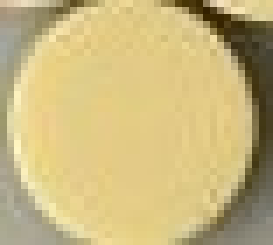
#> input picture piece.jpg, 39 x 35 px (shown 7 times larger)
$ python templateMatching.py
#> lines starting #> are read from the running program, lines starting #| are printed output that depends on the picture; after the words box and inside, x2 and y2 are one past the last pixel; in counts of white or black regions, pixels touching at a corner belong together
"""
FullName: Lyeros Konstantinos
Lab: Trith 18:00-20:00
Academic Email: cse47429@uniwa.gr
AM: 71347429
"""

import cv2
import numpy as np
import random


# function to illustrate the production of random noise


def randNoise(prob, img):
    ns = np.zeros(img.shape, np.uint8)
    for i in range(img.shape[0]):
        for j in range(img.shape[1]):
            rnd1 = random.random()
            rnd2 = random.random()
            ns[i][j] = img[i][j] + prob * rnd1 * img[i][j] - prob * rnd2 * img[i][j]
    return ns

# function to illustrate template matching


def templateMatching(img, temp):
    img_gray = cv2.cvtColor(img, cv2.COLOR_BGR2GRAY)
    w, h = temp.shape[::-1]
    # run the template matching
    res = cv2.matchTemplate(img_gray, template, cv2.TM_CCOEFF_NORMED)
    threshold = 0.72
    loc = np.where(res >= threshold)
    # mark the corresponding location(s)
    for pt in zip(*loc[::-1]):
        cv2.rectangle(img, pt, (pt[0] + w, pt[1] + h), (0, 255, 255), 2)
    return img

# read the template image


template = cv2.imread('piece.jpg', 0)
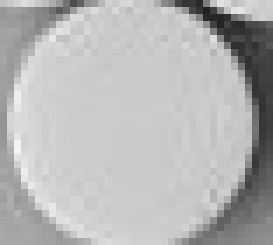
#> template: shape (35, 39) (shown 7 times larger); min 33, max 244, mean 181.6

# execute template matching for given noise probabilities
for prb in [0, 0.1, 0.15, 0.2]:
    # load the template image we look for
    image = cv2.imread('pieces.jpg')
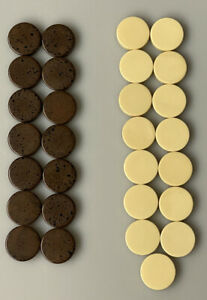
#> input picture pieces.jpg, 207 x 300 px
#> image is the input picture: shape (300, 207, 3); mean B, G, R 112.3, 141.2, 151
    noise = randNoise(prb, image)
    match = templateMatching(noise, template)
#> in templateMatching, `res = cv2.matchTemplate(img_gray, template, cv2.TM_CCOEFF_NORMED)`:
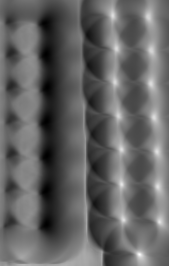
#> res: shape (266, 169) float32; min -0.726, max 0.998, mean -0.0531; drawn with min black and max white
#> in templateMatching, `loc = np.where(res >= threshold)`: loc = 75 positions, rows 14 to 256, columns 112 to 160
#> the loop in templateMatching, `for pt in zip(*loc[::-1]):` made 75 passes
#> pt on passes 1 to 12: (112, 14), (113, 14), (112, 15), (113, 15), (112, 16), (113, 16), (116, 48), (116, 49), (114, 82), (115, 82), (150, 82), (151, 82)
#> after the loop in templateMatching, `for pt in zip(*loc[::-1]):`:
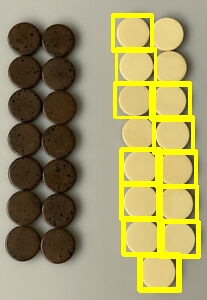
#> img: shape (300, 207, 3); 10.1% of pixels changed, all inside (x1, y1, x2, y2) = (111, 13, 201, 293)
    cv2.namedWindow('Template matching with ' + str(prb * 100) + '% noise.', cv2.WINDOW_NORMAL)
    cv2.imshow('Template matching with ' + str(prb * 100) + '% noise.', match)
    cv2.resizeWindow('Template matching with ' + str(prb * 100) + '% noise.', 480, 360)
    cv2.waitKey(0)


# repeat with gaussian filter
for prb in [0.1, 0.15, 0.2]:
    # load the template image we look for
    image = cv2.imread('pieces.jpg')
    noise = randNoise(prb, image)
    blur = cv2.GaussianBlur(noise, (5, 5), 0)
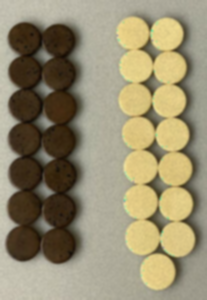
#> blur: shape (300, 207, 3); mean B, G, R 111.8, 140.7, 150.1
    match = templateMatching(blur, template)
#> in templateMatching (call 5), `img_gray = cv2.cvtColor(img, cv2.COLOR_BGR2GRAY)`:
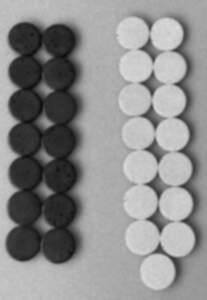
#> img_gray: shape (300, 207); min 13, max 219, mean 140.2
#> after the loop in templateMatching (call 5), `for pt in zip(*loc[::-1]):`:
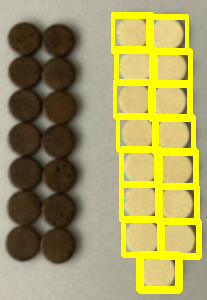
#> img: shape (300, 207, 3); 14.35% of pixels changed, all inside (x1, y1, x2, y2) = (111, 12, 202, 294)
    cv2.namedWindow('Template matching with ' + str(prb * 100) + '% noise and Gaussian Blur.', cv2.WINDOW_NORMAL)
    cv2.imshow('Template matching with ' + str(prb * 100) + '% noise and Gaussian Blur.', match)
    cv2.resizeWindow('Template matching with ' + str(prb * 100) + '% noise and Gaussian Blur.', 480, 360)
    cv2.waitKey(0)


cv2.destroyAllWindows()
